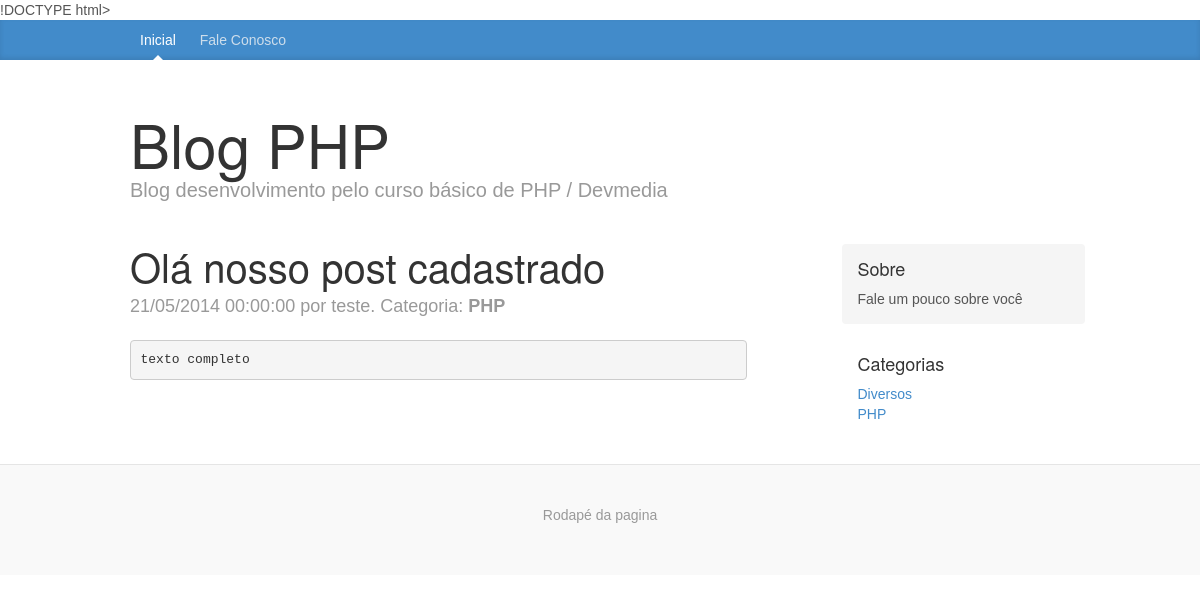
/blog/index.php?m=post&url=teste_teste, run on the app's committed database.
### tables this page shows
CREATE TABLE IF NOT EXISTS `blog_post` (
  `postid` int(11) NOT NULL AUTO_INCREMENT,
  `posttitulo` varchar(120) NOT NULL,
  `posttexto` text,
  `postbloqueado` int(11) NOT NULL DEFAULT '0' COMMENT '0 = bloqueado',
  `postdata` datetime NOT NULL,
  `posturlamigavel` varchar(120) NOT NULL,
  `blog_categoria_categoriaid` int(11) NOT NULL,
  `blog_usuario_usuarioid` int(11) NOT NULL,
  `postcriadoem` datetime NOT NULL,
  PRIMARY KEY (`postid`),
  KEY `fk_blog_post_blog_categoria1_idx` (`blog_categoria_categoriaid`),
  KEY `fk_blog_post_blog_usuario1_idx` (`blog_usuario_usuarioid`)
);

CREATE TABLE IF NOT EXISTS `blog_usuario` (
  `usuarioid` int(11) NOT NULL AUTO_INCREMENT,
  `usuariouser` varchar(45) NOT NULL,
  `usuariopass` varchar(150) NOT NULL,
  `usuarionome` varchar(45) DEFAULT NULL,
  PRIMARY KEY (`usuarioid`)
);

CREATE TABLE IF NOT EXISTS `blog_categoria` (
  `categoriaid` int(11) NOT NULL AUTO_INCREMENT,
  `categoriatitulo` varchar(60) NOT NULL,
  PRIMARY KEY (`categoriaid`)
);

### blog/libs/funcoes.php (called while the page is built, shortened)
<?php
function tStr($string){
	return addslashes(htmlentities(trim($string)));
}

### blog/application.php (called while the page is built, shortened)
<?php
class App {
	public $db_host = "localhost";
	public $db_user = "cursophp_blog";
	public $db_pass = "147@963!";
	public $db_name = "cursophp_blog";
	function __construct(){
		try {
			$param = array(
				PDO::MYSQL_ATTR_INIT_COMMAND => 'SET NAMES UTF8'
			);
			$this->conexao = new PDO('mysql:host='.$this->db_host.';port=3306;dbname='.$this->db_name,$this->db_user,$this->db_pass,$param);
		} catch(PDOException $e){
			echo $e->getMessage();
		}
	}
	function loadModel($model) {
		return new $model();
	}
	function loadView($view, $tpl){
		include("app/view/".strtolower($view).".tpl.php");
	}
}

### blog/app/model/site.class.php (called while the page is built, shortened)
<?php
class Site {
	public $sqlPost = "SELECT
							bp.postid,
							bp.posttitulo,
							bp.posttexto,
							bp.postbloqueado,
							bp.postdata,
							bp.postcriadoem,
							bp.posturlamigavel,
							bc.categoriaid as postcategoriaid,
							bc.categoriatitulo as postcategoria,
							bu.usuarioid,
							bu.usuarionome as postusuarionome,
							(
							 SELECT
								bi.imagemarquivo
							 FROM
								blog_imagem bi
							 WHERE
								bi.blog_post_postid = bp.postid AND
								bi.imagemdestaque = 1
							 ORDER BY
								bi.imagemid DESC
							 LIMIT 1
							 ) as postimagemdestaque
						FROM
							blog_categoria bc,
							blog_usuario bu,
							blog_post bp
						WHERE
							bp.blog_categoria_categoriaid = bc.categoriaid AND
							bp.blog_usuario_usuarioid = bu.usuarioid ";
	public function listaCategorias($pdo){
		$obj = $pdo->prepare("SELECT categoriaid, categoriatitulo FROM blog_categoria");
		return ($obj->execute()) ? $obj : false;
	}
	public function getPost($pdo, $postid, $url=null){
		if($url==null){
			$where = " AND bp.postid = :postid ";
			$obj = $pdo->prepare($this->sqlPost." ".$where);
			$obj->bindParam(":postid",$postid);
		} else {
			$where = " AND bp.posturlamigavel = :url ";
			$obj = $pdo->prepare($this->sqlPost." ".$where);
			$obj->bindParam(":url",$url);
		}
		return ($obj->execute()) ? $obj->fetch(PDO::FETCH_OBJ) : false;
	}
}

### blog/app/view/verpost.tpl.php (the view, shortened to what this page needs)
<div class="container">
<div class="row">
<div class="col-sm-8 blog-main">
	<?php $post = $tpl["verpost"]["post"]; ?>
	<?php
		$date = new DateTime($post->postdata);
	?>
  <div class="blog-post">
	<h2 class="blog-post-title"><?=$post->posttitulo?></h2>
	<p class="blog-post-meta"><?=$date->format('d/m/Y H:i:s')?> por <?=$post->postusuarionome?>. Categoria: <strong><?=$post->postcategoria?></strong></p>
	<p><pre><?=$post->posttexto?></pre></p>
  </div>
</div>
<div class="col-sm-3 col-sm-offset-1 blog-sidebar">
  <div class="sidebar-module sidebar-module-inset">
	<h4>Sobre</h4>
	<p>Fale um pouco sobre você</p>
  </div>
  <div class="sidebar-module">
	<h4>Categorias</h4>
	<ol class="list-unstyled">
	  <?php foreach($tpl["verpost"]["categorias"] as $categoria) { ?>
		<li><a href="index.php?m=categoria&id=<?=$categoria["categoriaid"]?>"><?=$categoria["categoriatitulo"]?></a></li>
	  <?php } ?>
	</ol>
  </div>
</div>
</div>
</div>

### blog/index.php (shortened to what this page needs)
<?php
	include("libs/funcoes.php");
	include("application.php");
	$modulo = (isset($_GET['m'])) ? tStr($_GET['m']) : 'inicial';
	switch($modulo){
		case "post" :
			$app = new App();
			$site = $app->loadModel("Site");
			$url = tStr($_GET['url']);
			$post = $site->getPost($app->conexao, $codpost=null, $url);
			$obj = $site->listaImagensPost($app->conexao, $post->postid, "0");
			$imagens = $obj->fetchAll(PDO::FETCH_ASSOC);
			$obj = $site->listaCategorias($app->conexao);
			$categorias = $obj->fetchAll(PDO::FETCH_ASSOC);
			renderizaVerPost($app, $categorias, $post, $imagens);
			break;
	}
	function renderizaVerPost($app, $categorias, $post, $imagens){
		$param = array("titulo"=>$app->site_titulo,
				   "pagina" => "verpost",
				   "verpost" => array(
				   "post" => $post,
				   "categorias" => $categorias,
				   "imagens" => $imagens
				   ));
		$app->loadView("Site",$param);
	}

### blog/app/view/site.tpl.php (shortened to what this page needs)
<html lang="pt-br">
  <head>
    <link href="assets/css/bootstrap.min.css" rel="stylesheet">
	 <link href="assets/css/blog.css" rel="stylesheet">
  </head>
  <body>
   <div class="blog-masthead">
      <div class="container">
        <nav class="blog-nav">
          <a class="blog-nav-item active" href="index.php">Inicial</a>
          <a class="blog-nav-item" href="index.php?m=fale-conosco">Fale Conosco</a>
        </nav>
      </div>
    </div>
	<div class="container">
		<div class="blog-header">
			<h1 class="blog-title">Blog PHP</h1>
			<p class="lead blog-description">Blog desenvolvimento pelo curso básico de PHP / Devmedia</p>
		</div>
	</div>
	 <?php include($tpl['pagina'].".tpl.php"); ?>
	 <div class="blog-footer">
		<p>Rodapé da pagina</p>
	 </div>
  </body>
</html>

### blog/assets/css/blog.css (style rules this page uses)
body { font-family: Arial; color: #555; }
h1, .h1, h2, .h2, h3, .h3, h4, .h4, h5, .h5, h6, .h6 { margin-top: 0; font-family: "Helvetica Neue", Helvetica, Arial, sans-serif; font-weight: normal; color: #333; }
@media (min-width: 1200px) { .container { width: 970px; } }
.blog-masthead { background-color: #428bca; box-shadow: inset 0 -2px 5px rgba(0,0,0,.1); }
.blog-nav-item { position: relative; display: inline-block; padding: 10px; font-weight: 500; color: #cdddeb; }
.blog-nav .active { color: #fff; }
.blog-nav .active:after { position: absolute; bottom: 0; left: 50%; width: 0; height: 0; margin-left: -5px; vertical-align: middle; content: " "; border-right: 5px solid transparent; border-bottom: 5px solid; border-left: 5px solid transparent; }
.blog-header { padding-top: 20px; padding-bottom: 20px; }
.blog-title { margin-top: 30px; margin-bottom: 0; font-size: 60px; font-weight: normal; }
.blog-description { font-size: 20px; color: #999; }
.blog-main { font-size: 18px; line-height: 1.5; }
.sidebar-module { padding: 15px; margin: 0 -15px 15px; }
.sidebar-module-inset { padding: 15px; background-color: #f5f5f5; border-radius: 4px; }
.sidebar-module-inset p:last-child, .sidebar-module-inset ul:last-child, .sidebar-module-inset ol:last-child { margin-bottom: 0; }
.blog-post { margin-bottom: 60px; }
.blog-post-title { margin-bottom: 5px; font-size: 40px; }
.blog-post-meta { margin-bottom: 20px; color: #999; }
.blog-footer { padding: 40px 0; color: #999; text-align: center; background-color: #f9f9f9; border-top: 1px solid #e5e5e5; }

### data on the page
blog_post: posttitulo "Olá nosso post cadastrado", postdata "21/05/2014 00:00:00", blog_usuario_usuarioid.usuarionome "teste", blog_categoria_categoriaid.categoriatitulo "PHP", posttexto "texto completo"
blog_categoria: categoriatitulo "Diversos"
blog_categoria: categoriatitulo "PHP"
